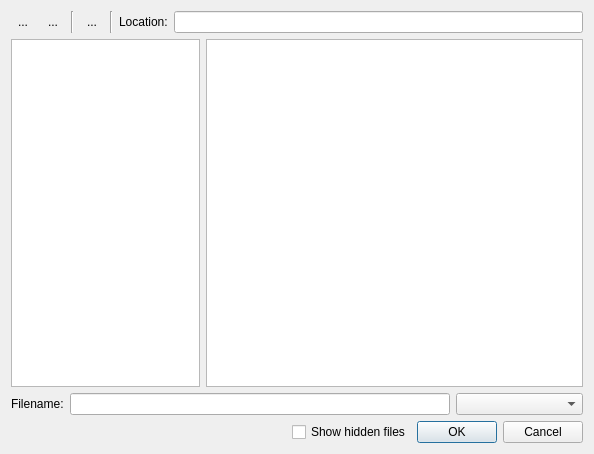
<?xml version="1.0" encoding="UTF-8"?>
<ui version="4.0">
 <class>VirtualFileDialog</class>
 <widget class="QDialog" name="VirtualFileDialog">
  <property name="geometry">
   <rect>
    <x>0</x>
    <y>0</y>
    <width>594</width>
    <height>454</height>
   </rect>
  </property>
  <property name="windowTitle">
   <string>Dialog</string>
  </property>
  <layout class="QVBoxLayout" name="verticalLayout">
   <item>
    <layout class="QHBoxLayout" name="horizontalLayout_3">
     <item>
      <widget class="QToolButton" name="back">
       <property name="text">
        <string>...</string>
       </property>
       <property name="icon">
        <iconset resource="../../Resources/resources.qrc">
         <normaloff>:/back.png</normaloff>:/back.png</iconset>
       </property>
       <property name="iconSize">
        <size>
         <width>24</width>
         <height>24</height>
        </size>
       </property>
       <property name="autoRaise">
        <bool>true</bool>
       </property>
      </widget>
     </item>
     <item>
      <widget class="QToolButton" name="forward">
       <property name="text">
        <string>...</string>
       </property>
       <property name="icon">
        <iconset resource="../../Resources/resources.qrc">
         <normaloff>:/forward.png</normaloff>:/forward.png</iconset>
       </property>
       <property name="iconSize">
        <size>
         <width>24</width>
         <height>24</height>
        </size>
       </property>
       <property name="autoRaise">
        <bool>true</bool>
       </property>
      </widget>
     </item>
     <item>
      <widget class="Line" name="line">
       <property name="orientation">
        <enum>Qt::Vertical</enum>
       </property>
      </widget>
     </item>
     <item>
      <widget class="QToolButton" name="upFolder">
       <property name="text">
        <string>...</string>
       </property>
       <property name="icon">
        <iconset resource="../../Resources/resources.qrc">
         <normaloff>:/upfolder.png</normaloff>:/upfolder.png</iconset>
       </property>
       <property name="iconSize">
        <size>
         <width>24</width>
         <height>24</height>
        </size>
       </property>
       <property name="autoRaise">
        <bool>true</bool>
       </property>
      </widget>
     </item>
     <item>
      <widget class="Line" name="line_2">
       <property name="orientation">
        <enum>Qt::Vertical</enum>
       </property>
      </widget>
     </item>
     <item>
      <widget class="QLabel" name="locationLabel">
       <property name="text">
        <string>Location:</string>
       </property>
      </widget>
     </item>
     <item>
      <widget class="RDLineEdit" name="location"/>
     </item>
    </layout>
   </item>
   <item>
    <layout class="QHBoxLayout" name="horizontalLayout">
     <item>
      <widget class="QTreeView" name="dirList">
       <property name="sizePolicy">
        <sizepolicy hsizetype="Preferred" vsizetype="Expanding">
         <horstretch>1</horstretch>
         <verstretch>0</verstretch>
        </sizepolicy>
       </property>
       <property name="showDropIndicator" stdset="0">
        <bool>false</bool>
       </property>
       <property name="headerHidden">
        <bool>true</bool>
       </property>
      </widget>
     </item>
     <item>
      <widget class="QTreeView" name="fileList">
       <property name="sizePolicy">
        <sizepolicy hsizetype="Expanding" vsizetype="Expanding">
         <horstretch>2</horstretch>
         <verstretch>0</verstretch>
        </sizepolicy>
       </property>
       <property name="editTriggers">
        <set>QAbstractItemView::NoEditTriggers</set>
       </property>
       <property name="alternatingRowColors">
        <bool>true</bool>
       </property>
       <property name="indentation">
        <number>0</number>
       </property>
       <property name="rootIsDecorated">
        <bool>false</bool>
       </property>
       <property name="itemsExpandable">
        <bool>false</bool>
       </property>
       <property name="sortingEnabled">
        <bool>true</bool>
       </property>
       <property name="allColumnsShowFocus">
        <bool>true</bool>
       </property>
       <attribute name="headerShowSortIndicator" stdset="0">
        <bool>true</bool>
       </attribute>
       <attribute name="headerStretchLastSection">
        <bool>false</bool>
       </attribute>
      </widget>
     </item>
    </layout>
   </item>
   <item>
    <layout class="QHBoxLayout" name="horizontalLayout_2">
     <item>
      <widget class="QLabel" name="fileLabel">
       <property name="text">
        <string>Filename:</string>
       </property>
      </widget>
     </item>
     <item>
      <widget class="RDLineEdit" name="filename">
       <property name="sizePolicy">
        <sizepolicy hsizetype="Expanding" vsizetype="Fixed">
         <horstretch>3</horstretch>
         <verstretch>0</verstretch>
        </sizepolicy>
       </property>
      </widget>
     </item>
     <item>
      <widget class="QComboBox" name="filter">
       <property name="sizePolicy">
        <sizepolicy hsizetype="Preferred" vsizetype="Fixed">
         <horstretch>1</horstretch>
         <verstretch>0</verstretch>
        </sizepolicy>
       </property>
      </widget>
     </item>
    </layout>
   </item>
   <item>
    <layout class="QHBoxLayout" name="horizontalLayout_4">
     <item>
      <spacer name="horizontalSpacer">
       <property name="orientation">
        <enum>Qt::Horizontal</enum>
       </property>
       <property name="sizeHint" stdset="0">
        <size>
         <width>40</width>
         <height>20</height>
        </size>
       </property>
      </spacer>
     </item>
     <item>
      <widget class="QCheckBox" name="showHidden">
       <property name="sizePolicy">
        <sizepolicy hsizetype="Minimum" vsizetype="Fixed">
         <horstretch>0</horstretch>
         <verstretch>0</verstretch>
        </sizepolicy>
       </property>
       <property name="text">
        <string>Show hidden files</string>
       </property>
      </widget>
     </item>
     <item>
      <widget class="QDialogButtonBox" name="buttonBox">
       <property name="sizePolicy">
        <sizepolicy hsizetype="Fixed" vsizetype="Fixed">
         <horstretch>0</horstretch>
         <verstretch>0</verstretch>
        </sizepolicy>
       </property>
       <property name="orientation">
        <enum>Qt::Horizontal</enum>
       </property>
       <property name="standardButtons">
        <set>QDialogButtonBox::Cancel|QDialogButtonBox::Ok</set>
       </property>
       <property name="centerButtons">
        <bool>false</bool>
       </property>
      </widget>
     </item>
    </layout>
   </item>
  </layout>
 </widget>
 <customwidgets>
  <customwidget>
   <class>RDLineEdit</class>
   <extends>QLineEdit</extends>
   <header>Widgets/Extended/RDLineEdit.h</header>
  </customwidget>
 </customwidgets>
 <resources>
  <include location="../../Resources/resources.qrc"/>
 </resources>
 <connections>
  <connection>
   <sender>buttonBox</sender>
   <signal>rejected()</signal>
   <receiver>VirtualFileDialog</receiver>
   <slot>reject()</slot>
   <hints>
    <hint type="sourcelabel">
     <x>316</x>
     <y>260</y>
    </hint>
    <hint type="destinationlabel">
     <x>286</x>
     <y>274</y>
    </hint>
   </hints>
  </connection>
 </connections>
</ui>
